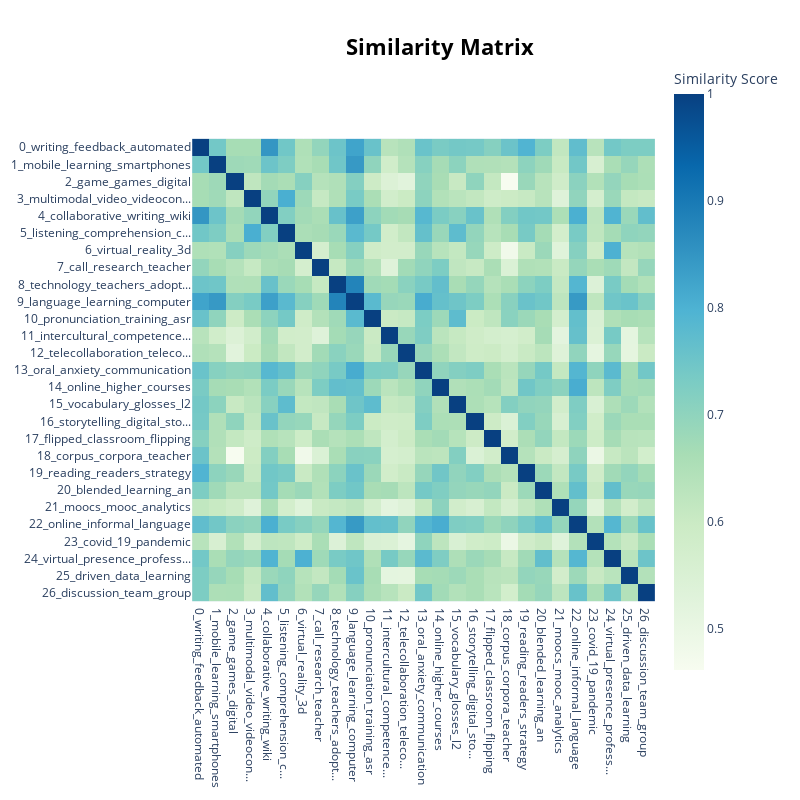

Source (notebook cell):
### Code cell
model.visualize_heatmap()

### Figure 1 — Plotly figure (JSON) as saved in the notebook; plotly's stock layout.template omitted (floating-point values rounded to 4 significant figures; data arrays with more than 128 entries replaced by an {"elided": "..."} marker saying what was removed)
{"data": [{"coloraxis": "coloraxis", "hovertemplate": "x: %{x}<br>y: %{y}<br>Similarity Score: %{z}<extra></extra>", "name": "0", "type": "heatmap", "x": ["0_writing_feedback_automated", "1_mobile_learning_smartphones", "2_game_games_digital", "3_multimodal_video_videocon...", "4_collaborative_writing_wiki", "5_listening_comprehension_c...", "6_virtual_reality_3d", "7_call_research_teacher", "8_technology_teachers_adopt...", "9_language_learning_computer", "10_pronunciation_training_asr", "11_intercultural_competence...", "12_telecollaboration_teleco...", "13_oral_anxiety_communication", "14_online_higher_courses", "15_vocabulary_glosses_l2", "16_storytelling_digital_sto...", "17_flipped_classroom_flipping", "18_corpus_corpora_teacher", "19_reading_readers_strategy", "20_blended_learning_an", "21_moocs_mooc_analytics", "22_online_informal_language", "23_covid_19_pandemic", "24_virtual_presence_profess...", "25_driven_data_learning", "26_discussion_team_group"], "xaxis": "x", "y": ["0_writing_feedback_automated", "1_mobile_learning_smartphones", "2_game_games_digital", "3_multimodal_video_videocon...", "4_collaborative_writing_wiki", "5_listening_comprehension_c...", "6_virtual_reality_3d", "7_call_research_teacher", "8_technology_teachers_adopt...", "9_language_learning_computer", "10_pronunciation_training_asr", "11_intercultural_competence...", "12_telecollaboration_teleco...", "13_oral_anxiety_communication", "14_online_higher_courses", "15_vocabulary_glosses_l2", "16_storytelling_digital_sto...", "17_flipped_classroom_flipping", "18_corpus_corpora_teacher", "19_reading_readers_strategy", "20_blended_learning_an", "21_moocs_mooc_analytics", "22_online_informal_language", "23_covid_19_pandemic", "24_virtual_presence_profess...", "25_driven_data_learning", "26_discussion_team_group"], "yaxis": "y", "z": {"elided": "27x27 float values"}}], "layout": {"coloraxis": {"colorbar": {"title": {"text": "Similarity Score"}}, "colorscale": [[0, "rgb(247,252,240)"], [0.125, "rgb(224,243,219)"], [0.25, "rgb(204,235,197)"], [0.375, "rgb(168,221,181)"], [0.5, "rgb(123,204,196)"], [0.625, "rgb(78,179,211)"], [0.75, "rgb(43,140,190)"], [0.875, "rgb(8,104,172)"], [1, "rgb(8,64,129)"]]}, "height": 800, "hoverlabel": {"bgcolor": "white", "font": {"family": "Rockwell", "size": 16}}, "legend": {"title": {"text": "Trend"}}, "margin": {"t": 60}, "showlegend": true, "title": {"font": {"color": "Black", "size": 22}, "text": "<b>Similarity Matrix</b>", "x": 0.55, "xanchor": "center", "y": 0.95, "yanchor": "top"}, "width": 800, "xaxis": {"anchor": "y", "constrain": "domain", "domain": [0, 1], "scaleanchor": "y"}, "yaxis": {"anchor": "x", "autorange": "reversed", "constrain": "domain", "domain": [0, 1]}}}
